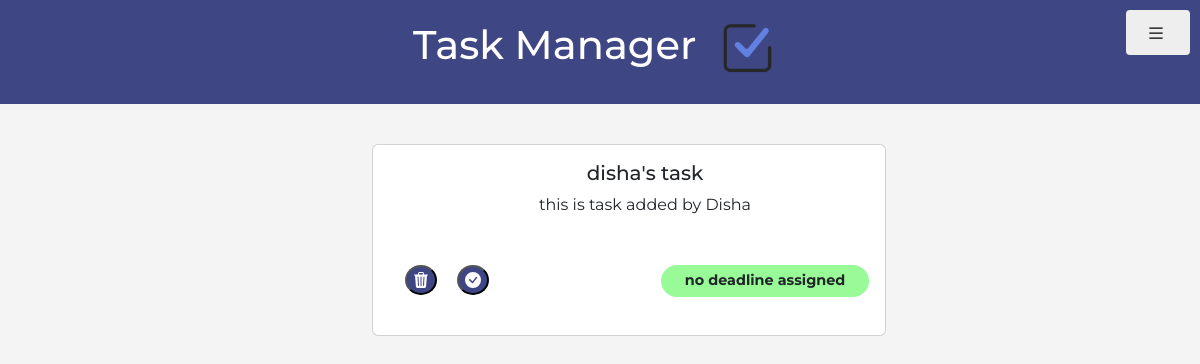
/tasks/ (signed in), run on an earlier commit of the app's database.
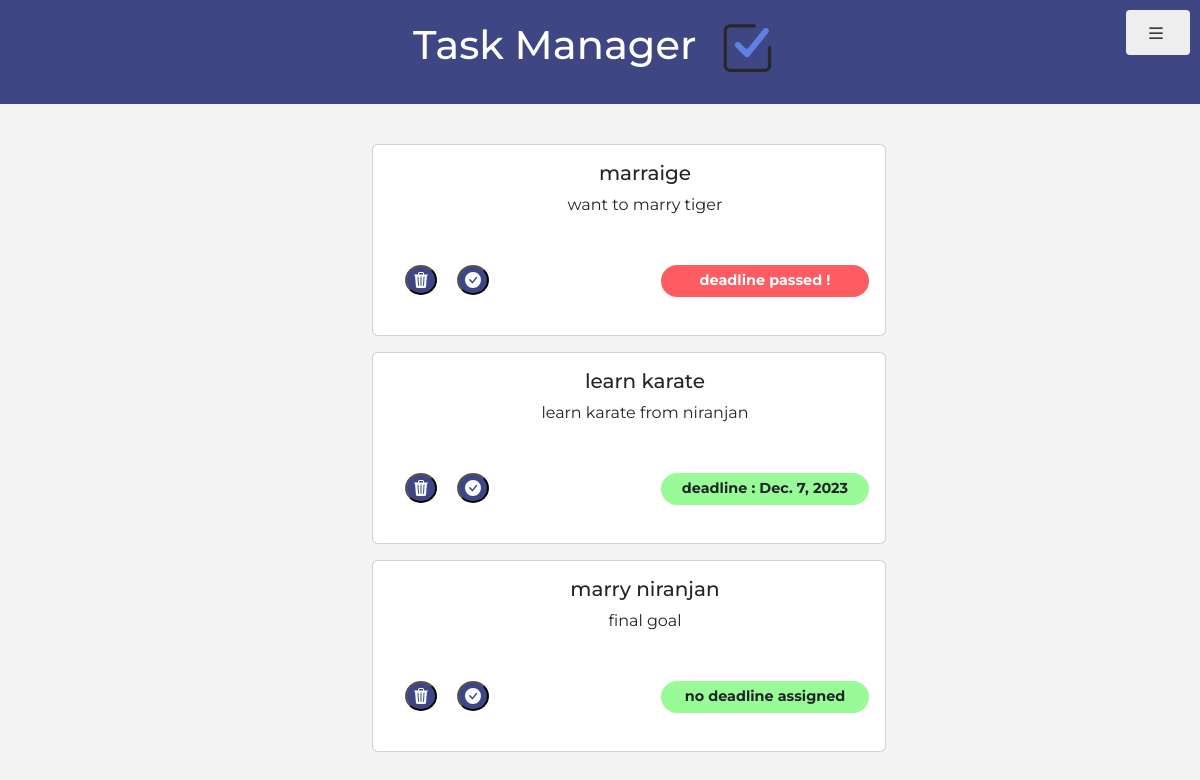
And on a later commit of the database.
### todo/models.py (models this page shows, shortened)
class Task(models.Model):
    user  = models.ForeignKey(User,on_delete=models.CASCADE)
    title = models.CharField(max_length=100)
    description = models.TextField()
    created = models.DateTimeField(auto_now_add=True)
    deadline = models.DateField(null=True)
    completed = models.BooleanField(default=False)

### todo/views.py (the view)
# urls.py: path("tasks/",views.tasks,name= "tasks"),
@login_required(login_url='login/')
def tasks(request):
    tasks = Task.objects.filter(user=request.user)
    now = datetime.now().date
    context = {'tasks':tasks,'user':request.user,'now':now}
    return render(request,'tasks.html',context)

### todo/templates/tasks.html (shortened to what this page needs)
{% include 'base.html' %}
{% block content %}
<div class="col-sm-6 col-lg-5 mb-4" style="position: absolute; left: 30%; top: 8rem;">
    <div class="container">
        {% if tasks %}
            {% for task in tasks %}
                {% if not task.completed %}
                    <div class="card" style="height: 12rem; padding-left:2rem; margin-top: 1rem; display: inline-block; align-items: center;">
                        <div class="card-body" style="flex: 1;margin-bottom:2rem;">
                            <h5 class="card-title" style="text-align: center;">{{ task.title }}</h5>
                            <p class="card-text" style="text-align: center;">{{ task.description }}</p>
                        </div>
                        {% if task.deadline %}
                            {% if task.deadline > now %}
                                <p class="card-text" style="text-align: right; margin-right: 1rem; margin-bottom:-2rem;">
                                    <small class="deadline-container upcoming">deadline : {{ task.deadline }}</small>
                                </p>
                            {% else %}
                                <p class="card-text" style="text-align: right; margin-right: 1rem;margin-bottom:-2rem;">
                                    <small class="deadline-container passed">deadline passed !</small>
                                </p>
                            {% endif %}
                        {% else %}
                            <p class="card-text" style="text-align: right; margin-right: 1rem; margin-bottom:-2rem;">
                                <small class="deadline-container upcoming">no deadline assigned</small>
                            </p>
                        {% endif %}
                        <button class="delete" data-task-id="{{ task.id }}">
                        </button>
                        <button class="complete" data-task-id="{{ task.id }}">
                        </button>
                    </div>
                {% endif %}
            {% endfor %}
        {% else %}
            <div class="text-center">
                <p>No tasks pending</p>
            </div>
        {% endif %}
    </div>
</div>
{% endblock content %}

What changed in the data, as far as the page shows it:
removed Task: title "disha's task", description "this is task added by Disha", shows "no deadline assigned"
added Task: title "marraige", description "want to marry tiger", deadline "deadline passed !"
added Task: title "learn karate", description "learn karate from niranjan", deadline "Dec. 7, 2023"
added Task: title "marry niranjan", description "final goal", shows "no deadline assigned"
